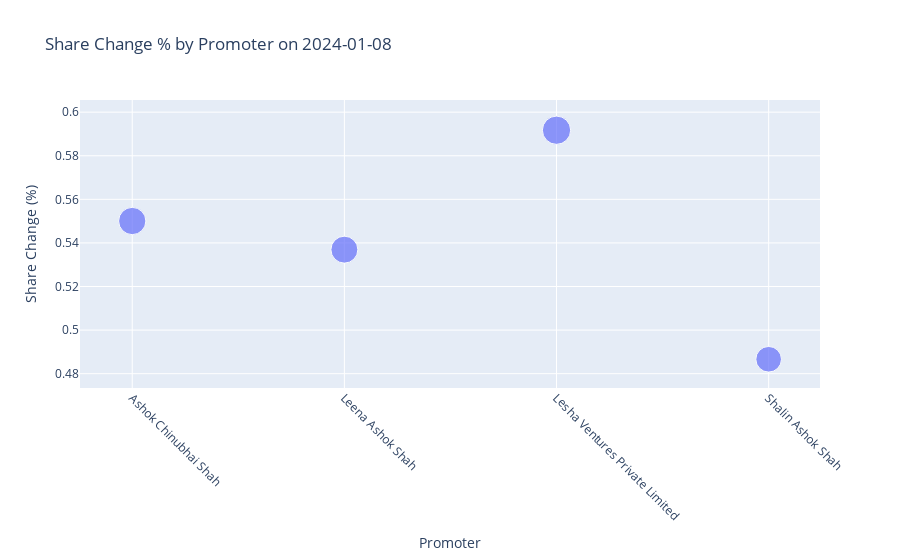

The code cell stored with this chart in its notebook:
### Code cell
import plotly.express as px

fig = px.scatter(
    df,
    x='Promoter',
    y='Share_Change%',
    size='Share_Change%',
    title='Share Change % by Promoter on 2024-01-08',
    labels={'Share_Change%': 'Share Change (%)'},
    hover_data=['Promoter']
)

fig.update_xaxes(tickangle=45)
fig.show()

### Figure 1 — Plotly figure (JSON) as saved in the notebook; plotly's stock layout.template omitted (floating-point values rounded to 4 significant figures)
{"data": [{"hovertemplate": "Promoter=%{x}<br>Share Change (%)=%{marker.size}<extra></extra>", "legendgroup": "", "marker": {"color": "#636efa", "size": [0.5501, 0.5369, 0.5917, 0.4866], "sizemode": "area", "sizeref": 0.001479, "symbol": "circle"}, "mode": "markers", "name": "", "orientation": "v", "showlegend": false, "type": "scatter", "x": ["Ashok Chinubhai Shah", "Leena Ashok Shah", "Lesha Ventures Private Limited", "Shalin Ashok Shah"], "xaxis": "x", "y": [0.5501, 0.5369, 0.5917, 0.4866], "yaxis": "y"}], "layout": {"legend": {"itemsizing": "constant", "tracegroupgap": 0}, "title": {"text": "Share Change % by Promoter on 2024-01-08"}, "xaxis": {"anchor": "y", "domain": [0, 1], "tickangle": 45, "title": {"text": "Promoter"}}, "yaxis": {"anchor": "x", "domain": [0, 1], "title": {"text": "Share Change (%)"}}}}
